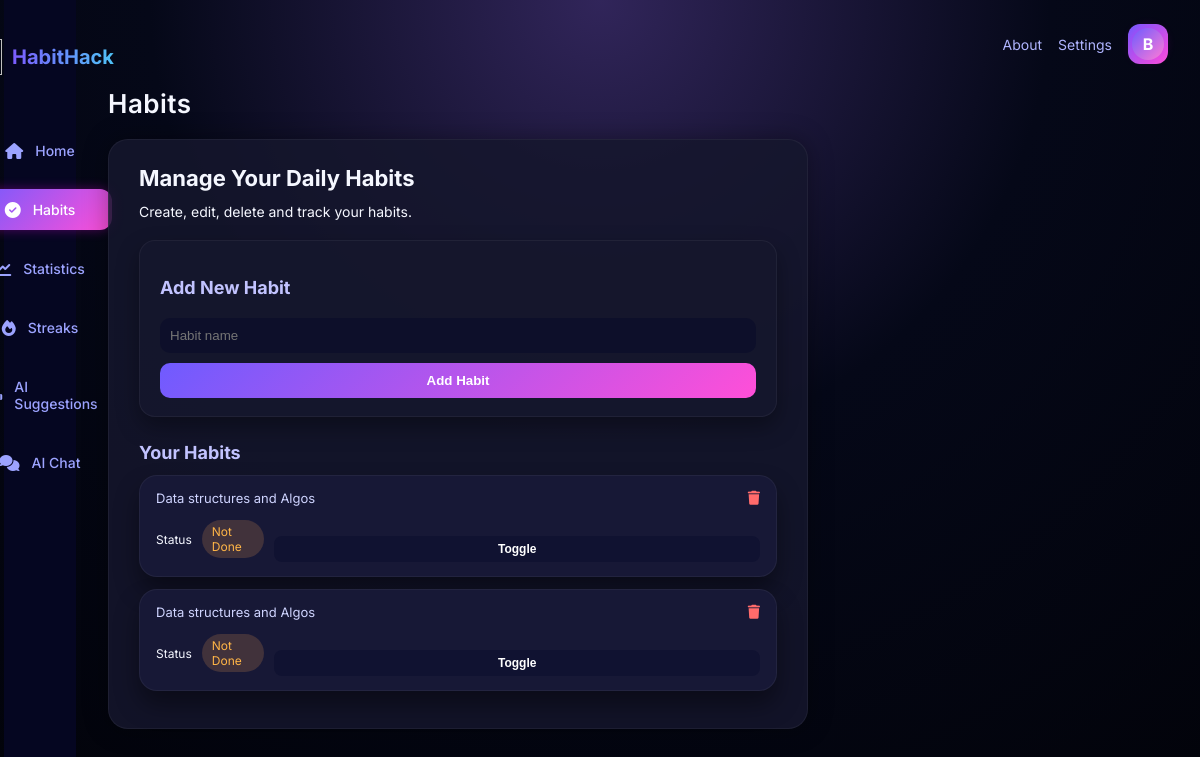
Before: /habits/ (signed in) with the older database file.
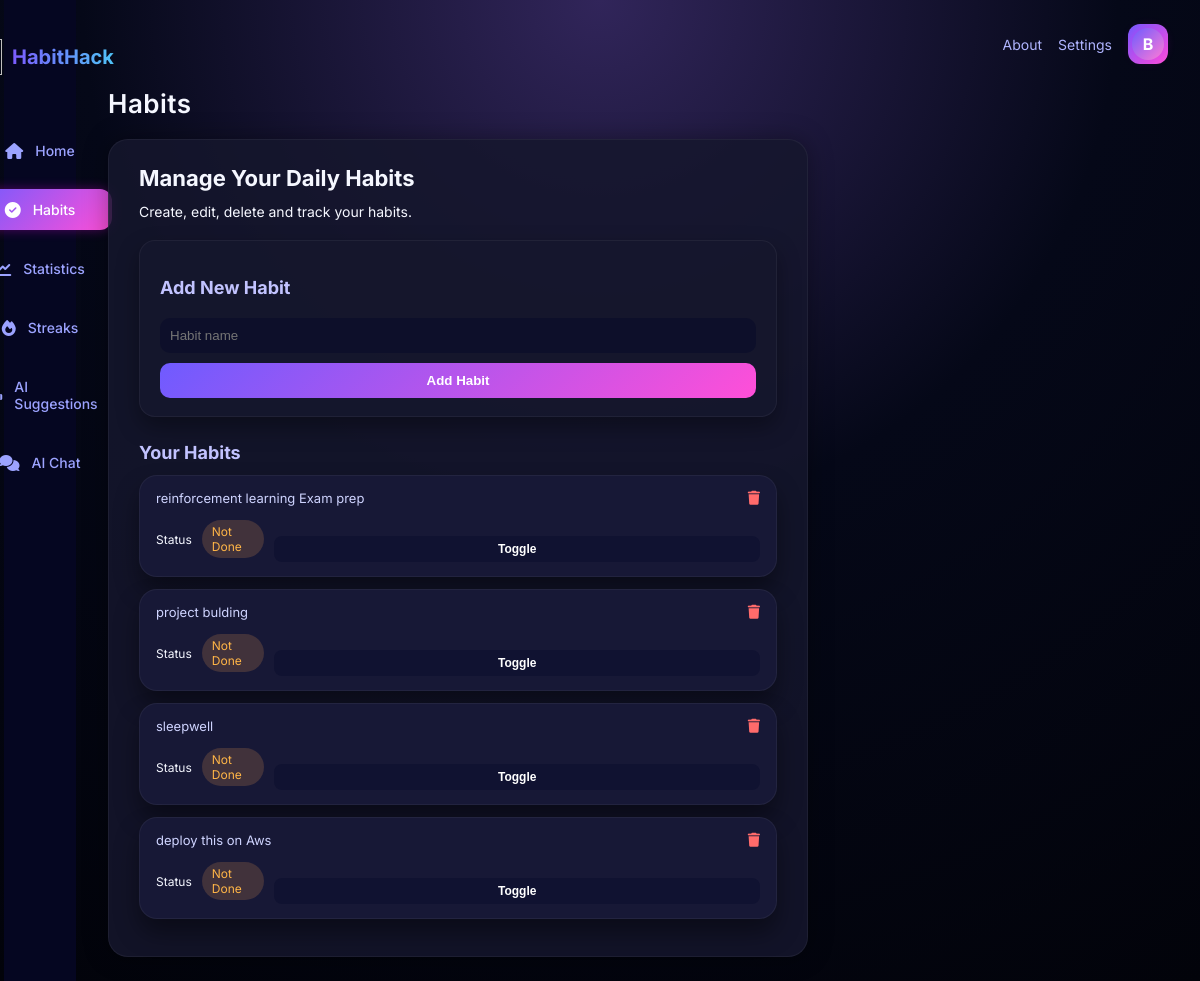
After: the same page with the newer database file.
### planner/models.py (models this page shows, shortened)
class Habit(models.Model):
    CATEGORY_CHOICES = (
        ("morning", "Morning"),
        ("afternoon", "Afternoon"),
        ("evening", "Evening"),
        ("night", "Night"),
    )
    user = models.ForeignKey(User, on_delete=models.CASCADE)
    name = models.CharField(max_length=100)
    description = models.TextField(blank=True)
    category = models.CharField(max_length=20, choices=CATEGORY_CHOICES, default="morning")
    is_active = models.BooleanField(default=True)
    created_at = models.DateTimeField(auto_now_add=True)

### planner/views.py (the view, shortened to what this page needs)
# urls.py: path("habits/", views.habits, name="habits"),
def habits(request):
    if not request.user.is_authenticated:
        return redirect("login")
    today = timezone.localdate()
    habits_qs = Habit.objects.filter(user=request.user, is_active=True)
    habits_data = []
    for h in habits_qs:
        log = HabitLog.objects.filter(habit=h, date=today).first()
        done_today = log.status == "done" if log else False
        habits_data.append({
            "habit": h,
            "done_today": done_today
        })
    return render(request, "planner/habits.html", {"habit_data": habits_data})

### templates/planner/habits.html (shortened to what this page needs)
{% extends "planner/base.html" %}  {% block content %}
<h1 class="page-title">Habits</h1>
<div class="info-card" style="max-width: 700px">
  <h2>Manage Your Daily Habits</h2>
  <p>Create, edit, delete and track your habits.</p>
  <div style="margin-top: 20px">
    <form
      class="info-card habit-form-card"
      style="background: #101231"
      method="post"
    >
      <h3>Add New Habit</h3>
      <input
        type="text"
        name="habit_name"
        placeholder="Habit name"
        style="
          padding: 10px;
          width: 100%;
          border-radius: 10px;
          border: none;
          margin-top: 10px;
        "
      />
      <button
        class="habit-add-btn"
        style="
          margin-top: 10px;
          padding: 10px 15px;
          border-radius: 10px;
          color: white;
          border: none;
        "
      >
        Add Habit
      </button>
    </form>
  </div>
  <h3 style="margin-top: 25px">Your Habits</h3>
  {% if habit_data %} {% for item in habit_data %}
  <div class="card habit-card" style="margin-top: 12px">
    <div class="card-header">
      <span>{{ item.habit.name }}</span>
      <a
        href="{% url 'delete_habit' item.habit.id %}"
        style="color: #ff6b6b; font-size: 14px; margin-left: 10px"
        onclick="return confirm('Delete this habit?');"
      >
        <i class="fas fa-trash"></i>
      </a>
    </div>
    <form method="post" action="{% url 'toggle_habit_today' item.habit.id %}">
      <div class="progress-wrapper" style="margin-top: 8px; gap: 10px">
        <span>Status</span>
        {% if item.done_today %}
        <span class="pill pill-blue">Done</span>
        {% else %}
        <span class="chip chip-orange">Not Done</span>
        {% endif %}
        <button
          type="submit"
          style="
            margin-left: auto;
            padding: 6px 10px;
            border-radius: 8px;
            border: none;
            background: #101231;
            color: white;
            font-size: 12px;
            cursor: pointer;
          "
        >
          Toggle
        </button>
      </div>
    </form>
  </div>
  {% endfor %} {% else %}
  <p style="margin-top: 10px">No habits yet. Add one above.</p>
  {% endif %}
</div>
{% endblock %}

Changed rows visible on the page:
removed Habit: habit.name "Data structures and Algos"
removed Habit: habit.name "Data structures and Algos"
added Habit: habit.name "reinforcement learning Exam prep"
added Habit: habit.name "project bulding"
added Habit: habit.name "sleepwell"
added Habit: habit.name "deploy this on Aws"
